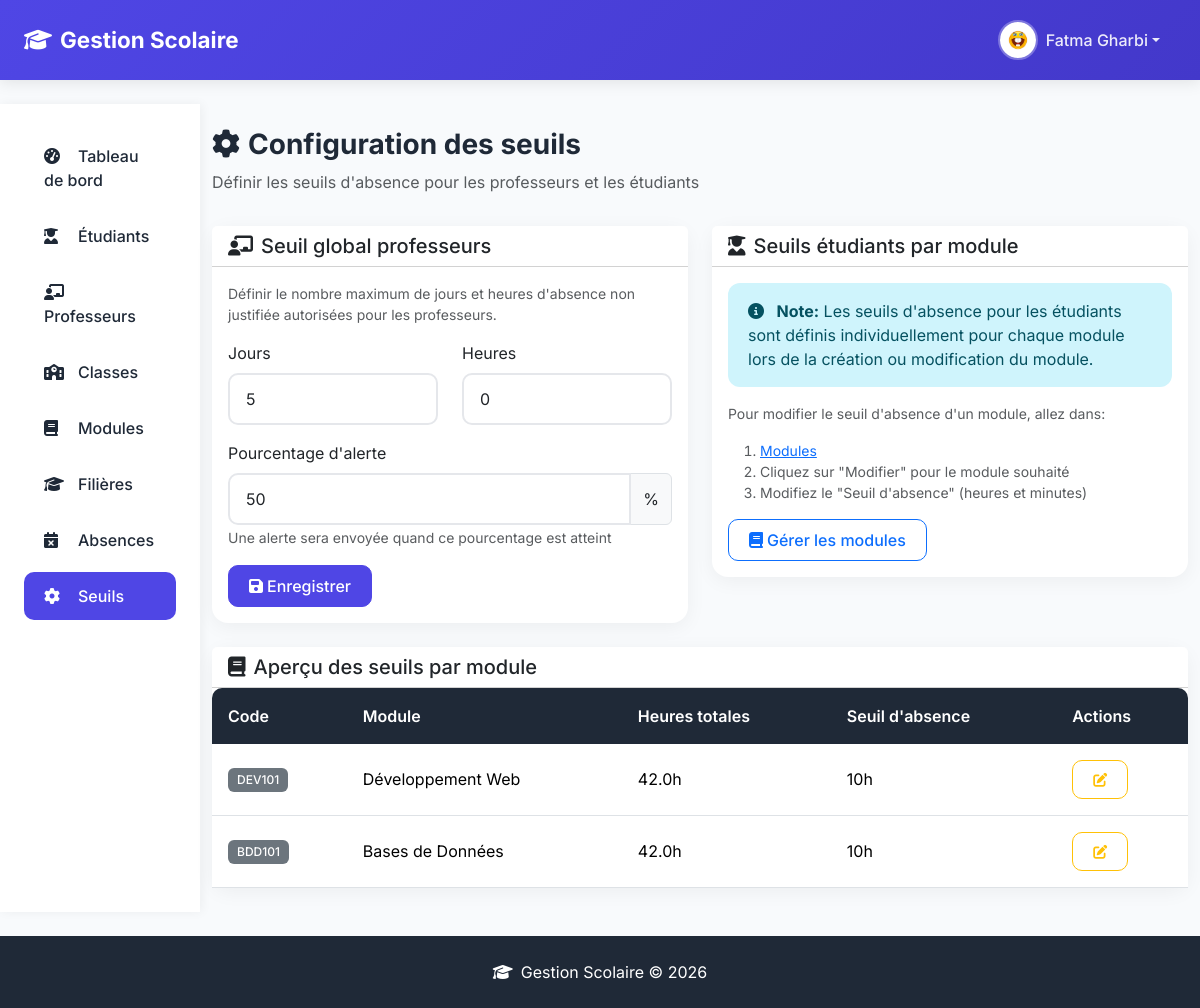
The page /admin/settings/thresholds (signed in) on the database as committed earlier.
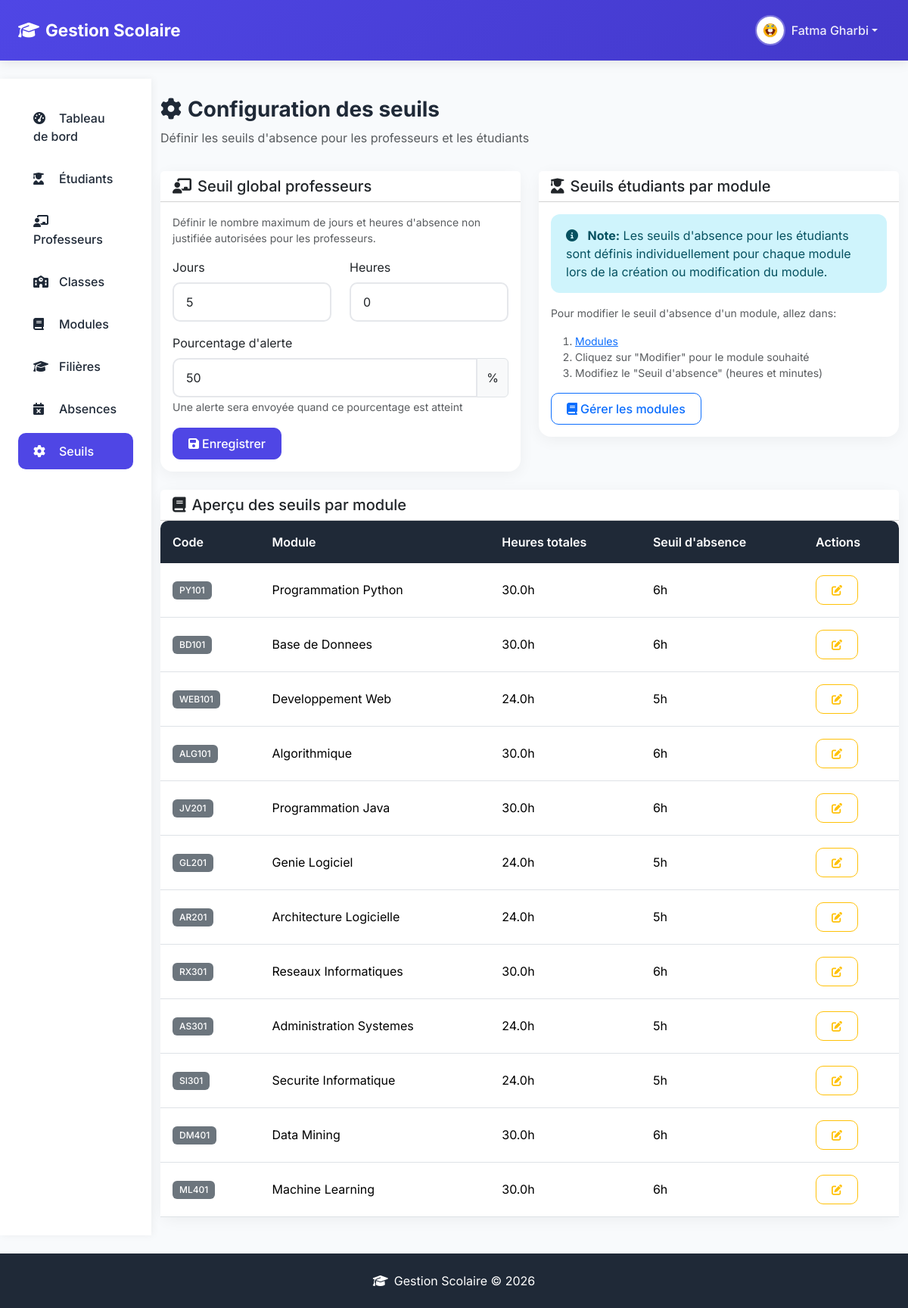
The same page on the database as committed later.
### models.py (models this page shows, shortened)
class Module(db.Model):
    __tablename__ = 'module'
    id = db.Column(db.Integer, primary_key=True)
    code = db.Column(db.String(20), unique=True, nullable=False, index=True)
    name = db.Column(db.String(100), nullable=False)
    description = db.Column(db.Text, nullable=True)
    total_hours = db.Column(db.Float, default=42)
    absence_threshold = db.Column(db.Float, default=10)
    credits = db.Column(db.Integer, default=3)
    is_active = db.Column(db.Boolean, default=True)
    created_at = db.Column(db.DateTime, default=datetime.utcnow)
    majors = db.relationship('MajorModule', back_populates='module', cascade='all, delete-orphan')
    teaching_assignments = db.relationship('TeachingAssignment', back_populates='module', cascade='all, delete-orphan')
    student_absences = db.relationship('StudentAbsence', back_populates='module', cascade='all, delete-orphan')

### routes/admin.py (the view)
@admin_bp.route('/settings/thresholds')
@login_required
@admin_required
def threshold_settings():
    settings = ThresholdSetting.query.all()
    modules = Module.query.filter_by(is_active=True).all()
    return render_template('admin/settings/thresholds.html',
                          settings=settings,
                          modules=modules)

### models.py (called while the page is built)
    @property
    def profile(self):
        if self.role == UserRole.STUDENT:
            return self.student_profile
        elif self.role == UserRole.PROFESSOR:
            return self.professor_profile
        elif self.role in [UserRole.ADMIN_STAFF, UserRole.SUPER_ADMIN]:
            return self.staff_profile
        return None

    @property
    def full_name(self):
        profile = self.profile
        if profile:
            return f"{profile.first_name} {profile.last_name}"
        return self.email

    def is_super_admin(self):
        return self.role == UserRole.SUPER_ADMIN

### templates/admin/settings/thresholds.html (shortened to what the changed rows need)
{% extends "admin/admin_base.html" %}
{% block admin_content %}
<div class="py-4">
    <div class="page-header">
        <h1><i class="fas fa-cog me-2"></i>Configuration des seuils</h1>
    </div>
                    {% set prof_setting = settings | selectattr('setting_type', 'equalto', 'professor_global') | first %}
    <div class="row">
        <div class="col-12">
            <div class="card">
                <div class="card-body p-0">
                    <div class="table-responsive">
                        <table class="table table-hover mb-0">
                            <thead>
                                <tr>
                                    <th>Code</th>
                                    <th>Module</th>
                                    <th>Heures totales</th>
                                    <th>Seuil d'absence</th>
                                    <th>Actions</th>
                                </tr>
                            </thead>
                            <tbody>
                                {% for module in modules %}
                                <tr>
                                    <td><span class="badge bg-secondary">{{ module.code }}</span></td>
                                    <td>{{ module.name }}</td>
                                    <td>{{ module.total_hours }}h</td>
                                    <td>
                                        {% set hours = module.absence_threshold | int %}
                                        {% set minutes = ((module.absence_threshold - hours) * 60) | int %}
                                        {{ hours }}h{% if minutes > 0 %} {{ minutes }}min{% endif %}
                                    </td>
                                    <td>
                                        <a href="{{ url_for('admin.edit_module', id=module.id) }}" class="btn btn-sm btn-outline-warning">
                                            <i class="fas fa-edit"></i>
                                        </a>
                                    </td>
                                </tr>
                                {% else %}
                                <tr>
                                    <td colspan="5" class="text-center py-4 text-muted">Aucun module trouvé</td>
                                </tr>
                                {% endfor %}
                            </tbody>
                        </table>
                    </div>
                </div>
            </div>
        </div>
    </div>
</div>
{% endblock admin_content %}

Rows that differ between the two databases and show on the page:
changed Module: code "DEV101" → "PY101"; name "Développement Web" → "Programmation Python"; total_hours "42.0" → "30.0"; hours "10" → "6"
changed Module: code "BDD101" → "BD101"; name "Bases de Données" → "Base de Donnees"; total_hours "42.0" → "30.0"; hours "10" → "6"
added Module: code "WEB101", name "Developpement Web", total_hours "24.0", hours "5"
added Module: code "ALG101", name "Algorithmique", total_hours "30.0", hours "6"
added Module: code "JV201", name "Programmation Java", total_hours "30.0", hours "6"
added Module: code "GL201", name "Genie Logiciel", total_hours "24.0", hours "5"
added Module: code "AR201", name "Architecture Logicielle", total_hours "24.0", hours "5"
added Module: code "RX301", name "Reseaux Informatiques", total_hours "30.0", hours "6"
added Module: code "AS301", name "Administration Systemes", total_hours "24.0", hours "5"
added Module: code "SI301", name "Securite Informatique", total_hours "24.0", hours "5"
added Module: code "DM401", name "Data Mining", total_hours "30.0", hours "6"
added Module: code "ML401", name "Machine Learning", total_hours "30.0", hours "6"
